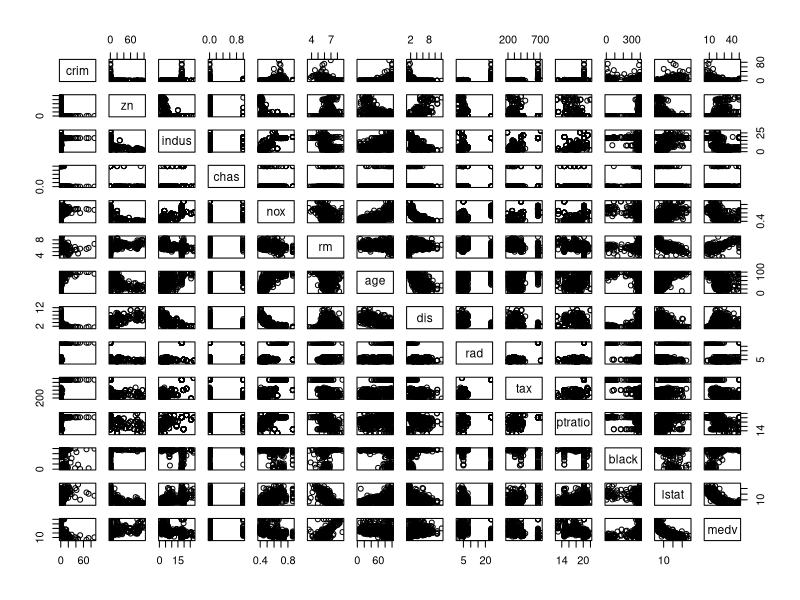
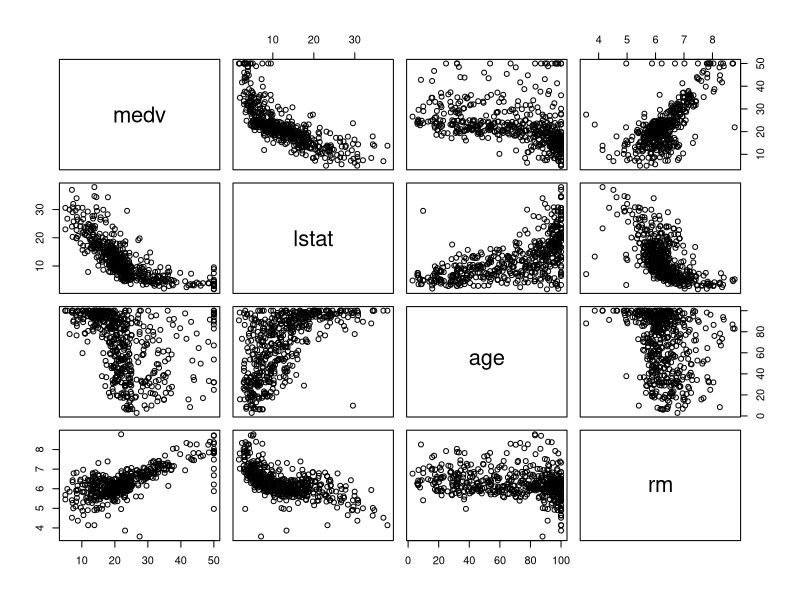

Source code (R) for these figures, in order:
# Cài đặt và load thư viện MASS, có chứa bộ dữ liệu Boston cần nghiên cứu
# install.packages("MASS")
library("MASS")
# Tổng quan về bộ dữ liệu Boston: 
?Boston
str(Boston)
# Lệnh pair để vẽ biểu đồ phân tán giữa các biến
Boston_data = Boston
pairs(Boston_data)
pairs(~medv+lstat+age+rm, data= Boston_data)
#Ma trận tương quan giữa các biến medv, lstat, age, rm
cor(Boston_data[,c("medv", "lstat","age","rm")])
# Thực hiện bộ chia dữ liệu thành 2 phần:2/3 quan sát để xây dựng mô hình,
# 1/3 so quan sát để kiểm định sử dụng library caTools
library("caTools")
Boston_data["ID"] = c(1:506)
set.seed(123)
split = sample.split(Boston_data$ID, SplitRatio = 2/3)

mauXayDung = subset(Boston_data, split==TRUE)
mauKiemDinh = subset(Boston_data, split==FALSE)

# Xây dựng mô hình: Sử dụng tất cả các biến trong quá trình dự báo
moHinh = lm(medv~ ., data = mauXayDung)
moHinh
summary(moHinh)
# Ý nghĩa cảu bảng số summary:
#  Cột Estimate: Hệ số beta của mô hình hồi quy

# Cột Std. Error: Đọ lệch chuẩn của ước lượng beta tương ứng

# Cột t-value = Estimate/Std.Error: Là giá trị t trong kiểm định giả thiết
# với H0: beta = 0, H1: beta <> 0, nếu giá trị t có trị tuyệt đối
# lớn hơn giá trị tới hạn, giả thiết H0 bị bác bỏ, thể hiện hệ số beta có ý nghĩa thống kê

# Cột Pr(>|t|): Giá trị p-value trong kiểm định giả thiết H0: beta = 0, H1: beta <>0 

# Dự báo giá trị của medv trong bộ mẫu xây dựng, sử dụng hàm predict
duBao_xayDung = predict(moHinh, mauXayDung)

# Tổng phần dư bình phương (RSS) của bộ mẫu xây dựng
RSS_xayDung = sum((duBao_xayDung - mauXayDung$medv)^2)

# Tổng phần dư bình phương (RSS) của mô hình cơ sở
TSS_xayDung = sum((mean(mauXayDung$medv) - mauXayDung$medv)^2)

# Giá trị R-square(R2) của mô hình trên mẫu xây dựng
R2_xayDung = 1 - (RSS_xayDung/TSS_xayDung)

# Thực hiện tương tự để tính R2 cho mẫu kiểm định
duBao_kiemDinh = predict(moHinh, mauKiemDinh)
RSS_kiemDinh = sum((duBao_kiemDinh - mauKiemDinh$medv)^2)
TSS_kiemDinh = sum((mean(mauXayDung$medv) - mauKiemDinh$medv)^2)
R2_kiemDinh = 1 - (RSS_kiemDinh/TSS_kiemDinh) 
